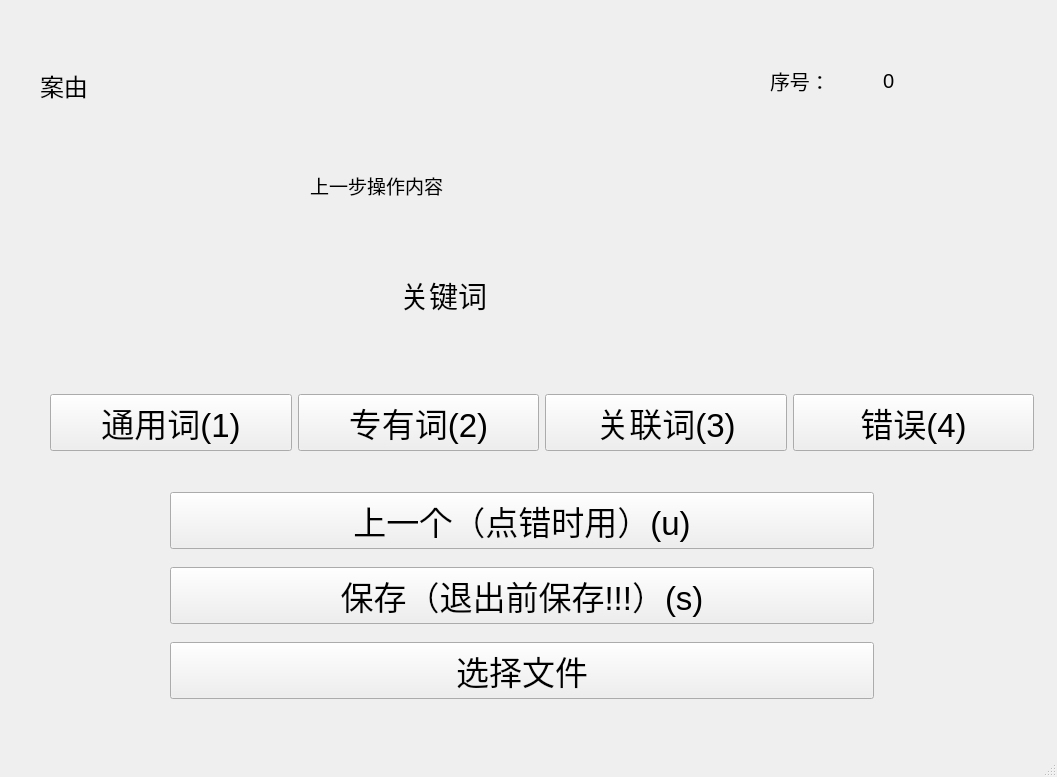
<?xml version="1.0" encoding="UTF-8"?>
<ui version="4.0">
 <class>mainWindow</class>
 <widget class="QMainWindow" name="mainWindow">
  <property name="geometry">
   <rect>
    <x>0</x>
    <y>0</y>
    <width>1057</width>
    <height>777</height>
   </rect>
  </property>
  <property name="windowTitle">
   <string>这是一个数据标注软件</string>
  </property>
  <widget class="QWidget" name="centralwidget">
   <widget class="QWidget" name="verticalLayoutWidget">
    <property name="geometry">
     <rect>
      <x>170</x>
      <y>480</y>
      <width>704</width>
      <height>232</height>
     </rect>
    </property>
    <layout class="QVBoxLayout" name="verticalLayout">
     <item>
      <widget class="QPushButton" name="up_btn">
       <property name="font">
        <font>
         <pointsize>25</pointsize>
        </font>
       </property>
       <property name="text">
        <string>上一个（点错时用）(u)</string>
       </property>
      </widget>
     </item>
     <item>
      <widget class="QPushButton" name="save_btn">
       <property name="font">
        <font>
         <pointsize>25</pointsize>
        </font>
       </property>
       <property name="text">
        <string>保存（退出前保存!!!）(s)</string>
       </property>
      </widget>
     </item>
     <item>
      <widget class="QPushButton" name="pushButton">
       <property name="font">
        <font>
         <pointsize>25</pointsize>
        </font>
       </property>
       <property name="text">
        <string>选择文件</string>
       </property>
      </widget>
     </item>
    </layout>
   </widget>
   <widget class="QLabel" name="cause_name">
    <property name="geometry">
     <rect>
      <x>40</x>
      <y>50</y>
      <width>491</width>
      <height>71</height>
     </rect>
    </property>
    <property name="font">
     <font>
      <pointsize>18</pointsize>
     </font>
    </property>
    <property name="text">
     <string>案由</string>
    </property>
   </widget>
   <widget class="QLabel" name="keyword">
    <property name="geometry">
     <rect>
      <x>400</x>
      <y>270</y>
      <width>281</width>
      <height>51</height>
     </rect>
    </property>
    <property name="font">
     <font>
      <pointsize>22</pointsize>
     </font>
    </property>
    <property name="text">
     <string>关键词</string>
    </property>
   </widget>
   <widget class="QWidget" name="horizontalLayoutWidget_2">
    <property name="geometry">
     <rect>
      <x>770</x>
      <y>50</y>
      <width>220</width>
      <height>61</height>
     </rect>
    </property>
    <layout class="QHBoxLayout" name="horizontalLayout_2">
     <item>
      <widget class="QLabel" name="label_3">
       <property name="font">
        <font>
         <pointsize>15</pointsize>
        </font>
       </property>
       <property name="text">
        <string>序号：</string>
       </property>
      </widget>
     </item>
     <item>
      <widget class="QLabel" name="keyword_cnt">
       <property name="font">
        <font>
         <pointsize>15</pointsize>
        </font>
       </property>
       <property name="text">
        <string>0</string>
       </property>
      </widget>
     </item>
    </layout>
   </widget>
   <widget class="QWidget" name="horizontalLayoutWidget">
    <property name="geometry">
     <rect>
      <x>50</x>
      <y>380</y>
      <width>984</width>
      <height>85</height>
     </rect>
    </property>
    <layout class="QHBoxLayout" name="horizontalLayout">
     <item>
      <widget class="QPushButton" name="currency_btn">
       <property name="baseSize">
        <size>
         <width>0</width>
         <height>0</height>
        </size>
       </property>
       <property name="font">
        <font>
         <pointsize>25</pointsize>
        </font>
       </property>
       <property name="text">
        <string>通用词(1)</string>
       </property>
       <property name="iconSize">
        <size>
         <width>20</width>
         <height>20</height>
        </size>
       </property>
      </widget>
     </item>
     <item>
      <widget class="QPushButton" name="proper_btn">
       <property name="font">
        <font>
         <pointsize>25</pointsize>
        </font>
       </property>
       <property name="text">
        <string>专有词(2)</string>
       </property>
      </widget>
     </item>
     <item>
      <widget class="QPushButton" name="relevant_btn">
       <property name="font">
        <font>
         <pointsize>25</pointsize>
        </font>
       </property>
       <property name="text">
        <string>关联词(3)</string>
       </property>
      </widget>
     </item>
     <item>
      <widget class="QPushButton" name="error_btn">
       <property name="font">
        <font>
         <pointsize>25</pointsize>
        </font>
       </property>
       <property name="text">
        <string>错误(4)</string>
       </property>
      </widget>
     </item>
    </layout>
   </widget>
   <widget class="QLabel" name="backLabel">
    <property name="geometry">
     <rect>
      <x>310</x>
      <y>150</y>
      <width>491</width>
      <height>71</height>
     </rect>
    </property>
    <property name="font">
     <font>
      <pointsize>14</pointsize>
     </font>
    </property>
    <property name="text">
     <string>上一步操作内容</string>
    </property>
   </widget>
  </widget>
  <widget class="QMenuBar" name="menubar">
   <property name="geometry">
    <rect>
     <x>0</x>
     <y>0</y>
     <width>1057</width>
     <height>26</height>
    </rect>
   </property>
  </widget>
  <widget class="QStatusBar" name="statusbar"/>
 </widget>
 <resources/>
 <connections>
  <connection>
   <sender>relevant_btn</sender>
   <signal>clicked()</signal>
   <receiver>mainWindow</receiver>
   <slot>set_word_relevant()</slot>
   <hints>
    <hint type="sourcelabel">
     <x>785</x>
     <y>451</y>
    </hint>
    <hint type="destinationlabel">
     <x>152</x>
     <y>0</y>
    </hint>
   </hints>
  </connection>
  <connection>
   <sender>pushButton</sender>
   <signal>clicked()</signal>
   <receiver>mainWindow</receiver>
   <slot>selectTxtFilePath()</slot>
   <hints>
    <hint type="sourcelabel">
     <x>425</x>
     <y>678</y>
    </hint>
    <hint type="destinationlabel">
     <x>177</x>
     <y>0</y>
    </hint>
   </hints>
  </connection>
  <connection>
   <sender>proper_btn</sender>
   <signal>clicked()</signal>
   <receiver>mainWindow</receiver>
   <slot>set_word_proper()</slot>
   <hints>
    <hint type="sourcelabel">
     <x>538</x>
     <y>433</y>
    </hint>
    <hint type="destinationlabel">
     <x>255</x>
     <y>0</y>
    </hint>
   </hints>
  </connection>
  <connection>
   <sender>currency_btn</sender>
   <signal>clicked()</signal>
   <receiver>mainWindow</receiver>
   <slot>set_word_currency()</slot>
   <hints>
    <hint type="sourcelabel">
     <x>182</x>
     <y>423</y>
    </hint>
    <hint type="destinationlabel">
     <x>206</x>
     <y>0</y>
    </hint>
   </hints>
  </connection>
  <connection>
   <sender>up_btn</sender>
   <signal>clicked()</signal>
   <receiver>mainWindow</receiver>
   <slot>up_word()</slot>
   <hints>
    <hint type="sourcelabel">
     <x>440</x>
     <y>522</y>
    </hint>
    <hint type="destinationlabel">
     <x>350</x>
     <y>0</y>
    </hint>
   </hints>
  </connection>
  <connection>
   <sender>save_btn</sender>
   <signal>clicked()</signal>
   <receiver>mainWindow</receiver>
   <slot>save_word()</slot>
   <hints>
    <hint type="sourcelabel">
     <x>704</x>
     <y>633</y>
    </hint>
    <hint type="destinationlabel">
     <x>537</x>
     <y>0</y>
    </hint>
   </hints>
  </connection>
  <connection>
   <sender>error_btn</sender>
   <signal>clicked()</signal>
   <receiver>mainWindow</receiver>
   <slot>set_word_error()</slot>
   <hints>
    <hint type="sourcelabel">
     <x>987</x>
     <y>452</y>
    </hint>
    <hint type="destinationlabel">
     <x>925</x>
     <y>-5</y>
    </hint>
   </hints>
  </connection>
 </connections>
 <slots>
  <slot>set_word_relevant()</slot>
  <slot>selectTxtFilePath()</slot>
  <slot>set_word_proper()</slot>
  <slot>set_word_currency()</slot>
  <slot>up_word()</slot>
  <slot>save_word()</slot>
  <slot>set_word_error()</slot>
 </slots>
</ui>
